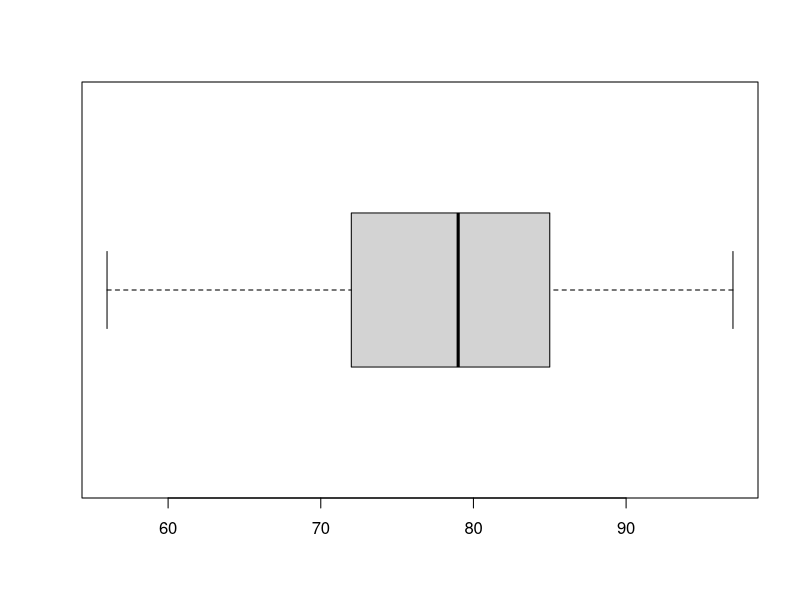

The R source for this figure:
data("airquality")
temp<-airquality$Temp
mean(temp)
median(temp)
sd(temp)

mean(temp) - 3*sd(temp)
mean(temp) + 3*sd(temp)

summary(temp)

boxplot(temp, horizontal=T)

#################################

ozone <- airquality$Ozone
median(ozone, na.rm=T)
mean(ozone, na.rm=T)
sd(ozone, na.rm=T)

summary(ozone)
mean(ozone, na.rm=T) - 3*sd(ozone, na.rm=T)
mean(ozone, na.rm=T) + 3*sd(ozone, na.rm=T)

quantile(ozone, 0.25, names=F, na.rm=T) - 1.5*IQR(ozone, na.rm=T)
quantile(ozone, 0.75, names=F, na.rm=T) + 1.5*IQR(ozone, na.rm=T)

